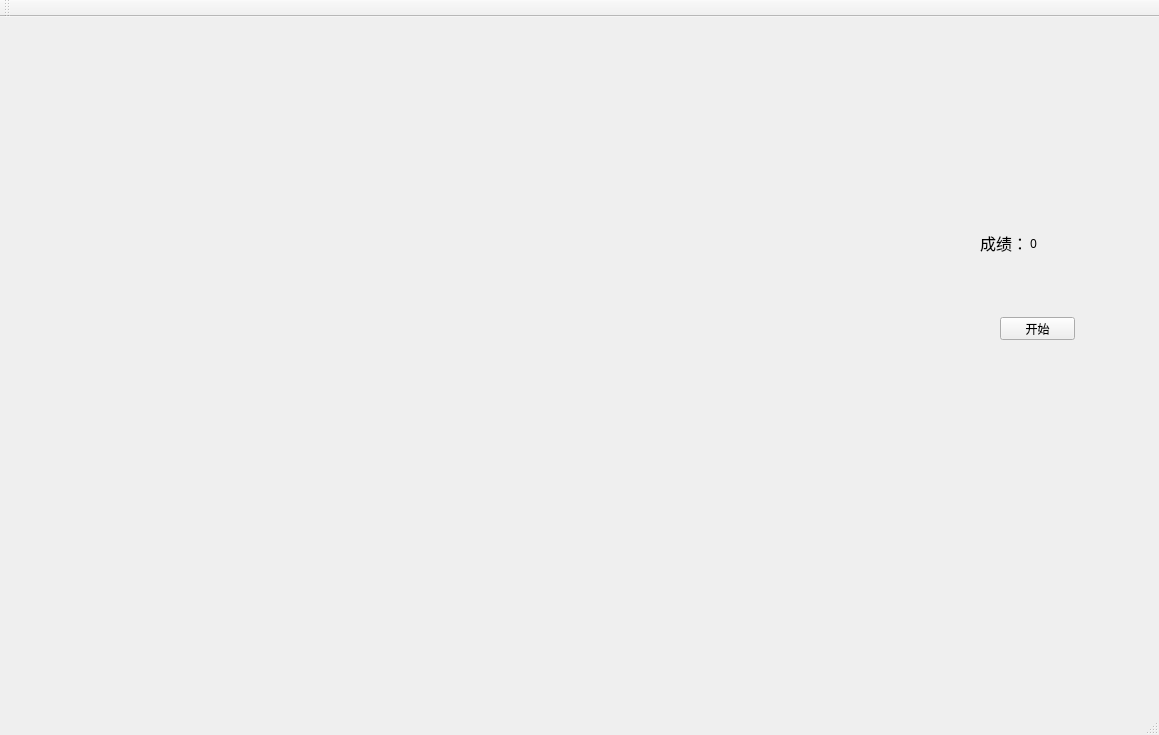
<?xml version="1.0" encoding="UTF-8"?>
<ui version="4.0">
 <class>MainWindow</class>
 <widget class="QMainWindow" name="MainWindow">
  <property name="geometry">
   <rect>
    <x>0</x>
    <y>0</y>
    <width>1159</width>
    <height>735</height>
   </rect>
  </property>
  <property name="windowTitle">
   <string>贪吃蛇</string>
  </property>
  <widget class="QWidget" name="centralWidget">
   <widget class="QWidget" name="gridLayoutWidget">
    <property name="geometry">
     <rect>
      <x>-1</x>
      <y>-1</y>
      <width>891</width>
      <height>611</height>
     </rect>
    </property>
    <layout class="QGridLayout" name="gamelayout" rowstretch="0">
     <property name="topMargin">
      <number>0</number>
     </property>
     <property name="spacing">
      <number>1</number>
     </property>
    </layout>
   </widget>
   <widget class="QLabel" name="count">
    <property name="geometry">
     <rect>
      <x>980</x>
      <y>210</y>
      <width>41</width>
      <height>31</height>
     </rect>
    </property>
    <property name="font">
     <font>
      <family>华文楷体</family>
      <pointsize>12</pointsize>
     </font>
    </property>
    <property name="text">
     <string>成绩：</string>
    </property>
    <property name="textFormat">
     <enum>Qt::PlainText</enum>
    </property>
    <property name="scaledContents">
     <bool>true</bool>
    </property>
   </widget>
   <widget class="QLabel" name="label">
    <property name="geometry">
     <rect>
      <x>1030</x>
      <y>220</y>
      <width>54</width>
      <height>12</height>
     </rect>
    </property>
    <property name="font">
     <font>
      <family>宋体</family>
     </font>
    </property>
    <property name="text">
     <string>0</string>
    </property>
   </widget>
   <widget class="QPushButton" name="startButton">
    <property name="geometry">
     <rect>
      <x>1000</x>
      <y>300</y>
      <width>75</width>
      <height>23</height>
     </rect>
    </property>
    <property name="text">
     <string>开始</string>
    </property>
   </widget>
  </widget>
  <widget class="QMenuBar" name="menuBar">
   <property name="geometry">
    <rect>
     <x>0</x>
     <y>0</y>
     <width>1159</width>
     <height>23</height>
    </rect>
   </property>
  </widget>
  <widget class="QToolBar" name="mainToolBar">
   <attribute name="toolBarArea">
    <enum>TopToolBarArea</enum>
   </attribute>
   <attribute name="toolBarBreak">
    <bool>false</bool>
   </attribute>
  </widget>
  <widget class="QStatusBar" name="statusBar"/>
 </widget>
 <layoutdefault spacing="6" margin="11"/>
 <resources/>
 <connections/>
</ui>
